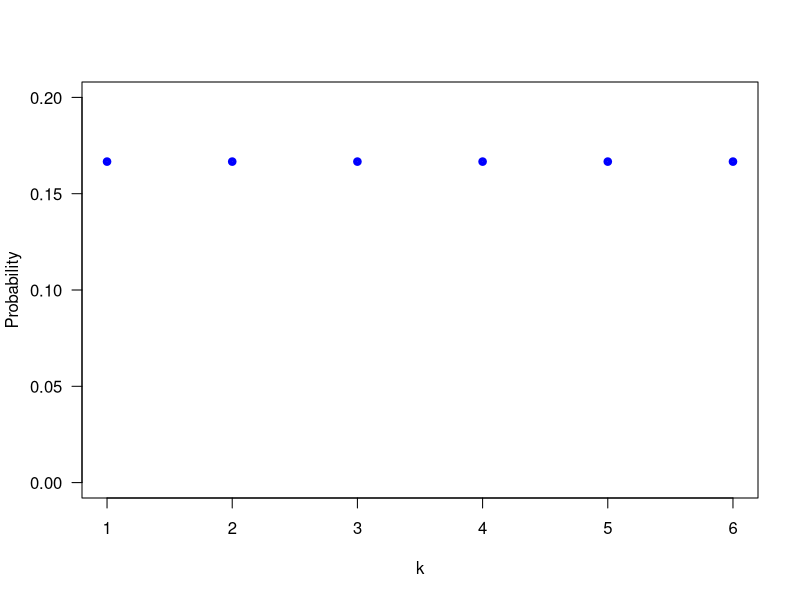

The R script that drew this image:
print('file: PDsPDFsUniformDiscrete6.R')
# plot discrete uniform distribution for die
N = 6; xp = seq(1,N); yp =numeric(N) + 1/N
# png('UnifDiscrete160817.png',width=16,height=16,units='cm',res=300)
plot(xp,yp,type='p',lwd=4,col='blue',xlab='k',
     ylab='Probability',las=1,cex=0.6,ylim=c(0,0.2))
# dev.off()